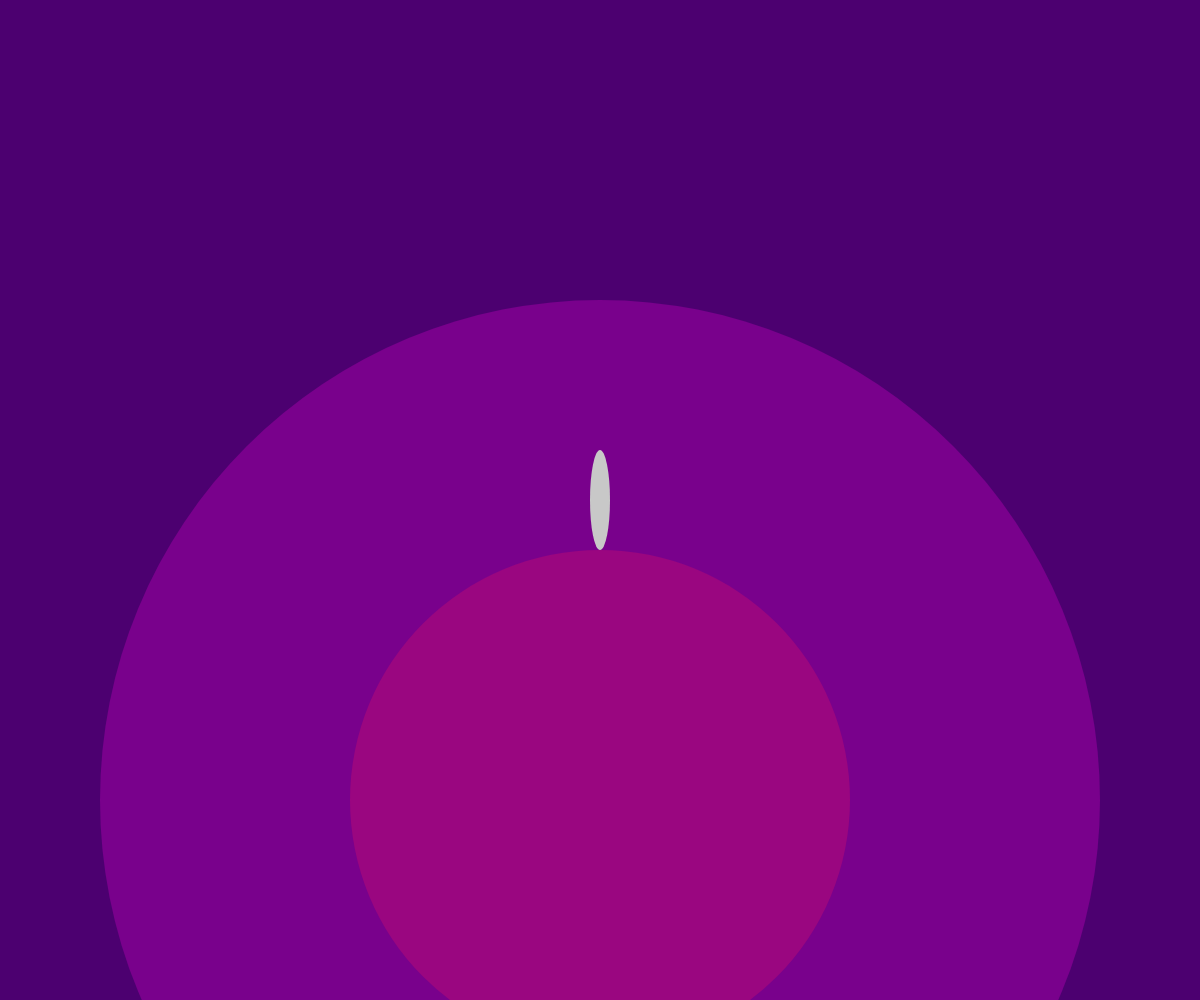
Frame 1 (no input)
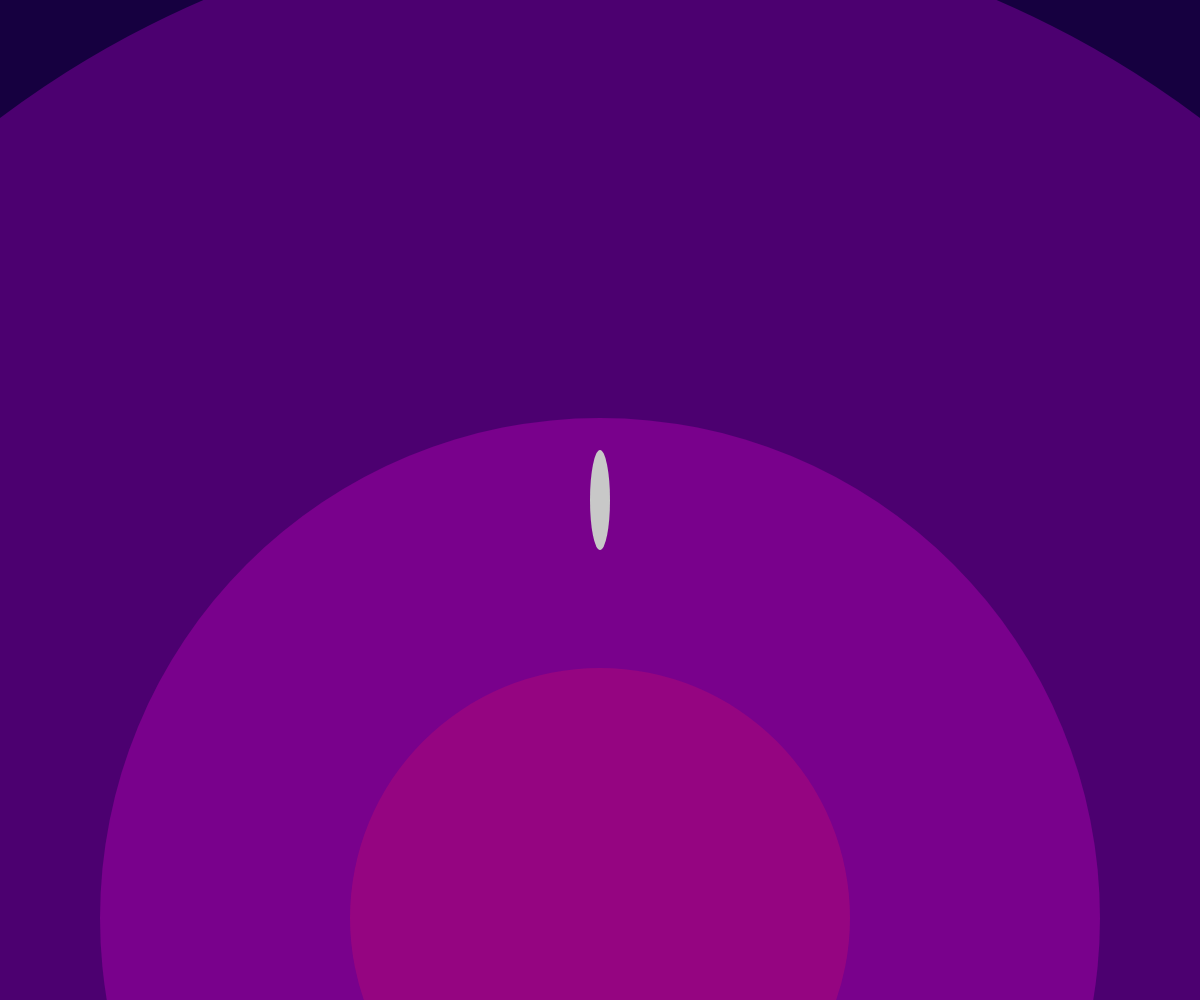
Frame 60 (no input)
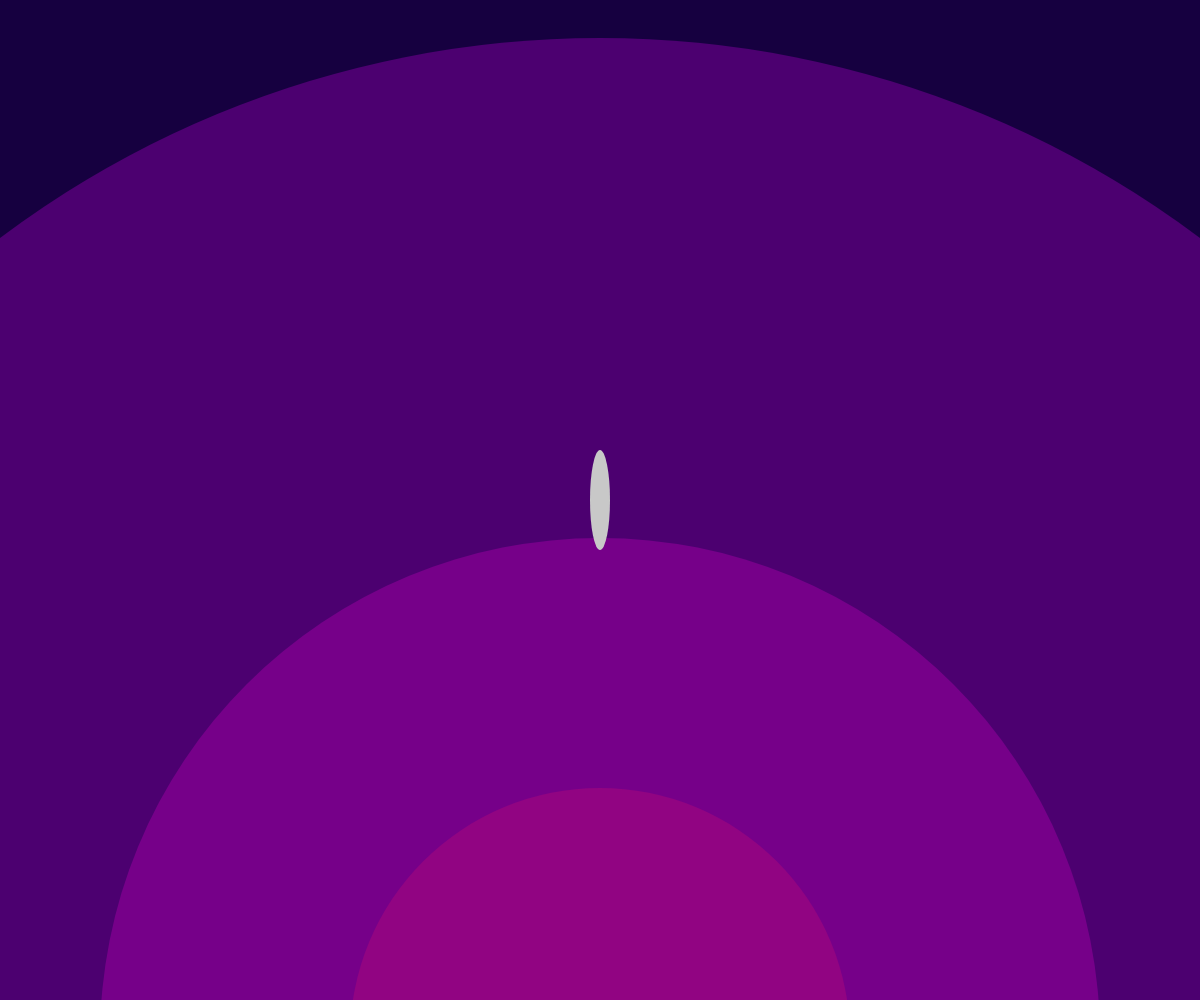
Frame 120 (the mouse pressed at the canvas centre since frame 60)

The p5.js sketch that drew these frames (run headless with seeded random() and noise() and a simulated clock; from frame 60 on, the mouse is pressed at the canvas centre):

// p5.js sketch
// ── sketch.js

let colorPalette = [[154, 6, 128, 255], [121, 1, 140, 255], [76, 0, 112, 255], [22, 0, 64, 255]];
let withinSight;
let startingPoint;
let rocket;
let planet;
let p= 0;
let planetDiam = 500;

function setup() {
  createCanvas(windowWidth, windowHeight);
  startingPoint = createVector(width/2, height/2+planetDiam/2+50);
  planet = new Planet(planetDiam, startingPoint, colorPalette);
  rocket = new Rocket(createVector(startingPoint.x, height/2));
}

function draw() {
  background(8, 0, 35);
  planet.display();
  rocket.display();
  planet.update(rocket.speed);
  console.log(planet.dist);
}

class Rocket {
  constructor(position) {
    this.p = position;
    this.speed = 2;
  }

  move() {
    // handles all horizontal rocket movements
  }

  display() {
    fill(200);
    ellipse(this.p.x, this.p.y, 20, 100);
  }
}

class Planet {
  constructor(diameter, position, colors) {
    this.d = diameter;
    this.p = position;
    this.c = colors;
    this.dist = this.p.y-(height/2);
  }

  update(speed) {
    this.p.y += speed;
    this.dist = this.p.y-height/2;
    if(this.dist>this.d*4) {
      this.c[3][3] = this.c[3][3]-5;
    } else if(this.dist>this.d*2) {
      this.c[2][3] = this.c[2][3]-4;
    } else if(this.dist>this.d) {
      this.c[1][3] = this.c[1][3]-1;
    }
    this.c[0][3] = this.c[0][3]-0.5;
  }

  display() {
    noStroke();
    fill(this.c[3]);
    circle(width/2, this.p.y, this.d*8);
    fill(this.c[2]);
    circle(width/2, this.p.y, this.d*4);
    fill(this.c[1]);
    circle(width/2, this.p.y, this.d*2);
    fill(this.c[0]);
    circle(width/2, this.p.y, this.d);
  }
}
